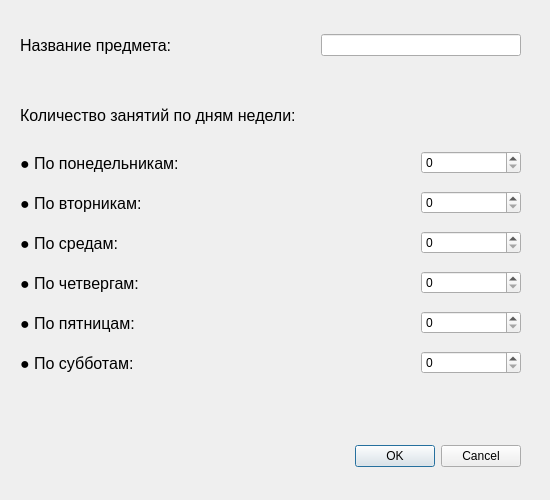
<?xml version="1.0" encoding="UTF-8"?>
<ui version="4.0">
 <class>addSubjectWindow</class>
 <widget class="QDialog" name="addSubjectWindow">
  <property name="geometry">
   <rect>
    <x>0</x>
    <y>0</y>
    <width>550</width>
    <height>500</height>
   </rect>
  </property>
  <property name="windowTitle">
   <string>Dialog</string>
  </property>
  <widget class="QDialogButtonBox" name="buttonBox">
   <property name="geometry">
    <rect>
     <x>180</x>
     <y>440</y>
     <width>341</width>
     <height>32</height>
    </rect>
   </property>
   <property name="orientation">
    <enum>Qt::Horizontal</enum>
   </property>
   <property name="standardButtons">
    <set>QDialogButtonBox::Cancel|QDialogButtonBox::Ok</set>
   </property>
  </widget>
  <widget class="QWidget" name="layoutWidget_5">
   <property name="geometry">
    <rect>
     <x>20</x>
     <y>30</y>
     <width>501</width>
     <height>31</height>
    </rect>
   </property>
   <layout class="QHBoxLayout" name="horizontalLayout_6">
    <item>
     <widget class="QLabel" name="label_6">
      <property name="font">
       <font>
        <pointsize>12</pointsize>
       </font>
      </property>
      <property name="text">
       <string>Название предмета:</string>
      </property>
     </widget>
    </item>
    <item>
     <spacer name="horizontalSpacer_6">
      <property name="orientation">
       <enum>Qt::Horizontal</enum>
      </property>
      <property name="sizeHint" stdset="0">
       <size>
        <width>100</width>
        <height>20</height>
       </size>
      </property>
     </spacer>
    </item>
    <item>
     <widget class="QLineEdit" name="subjectName">
      <property name="minimumSize">
       <size>
        <width>200</width>
        <height>0</height>
       </size>
      </property>
     </widget>
    </item>
   </layout>
  </widget>
  <widget class="QLabel" name="label_7">
   <property name="geometry">
    <rect>
     <x>20</x>
     <y>100</y>
     <width>461</width>
     <height>31</height>
    </rect>
   </property>
   <property name="font">
    <font>
     <pointsize>12</pointsize>
    </font>
   </property>
   <property name="text">
    <string>Количество занятий по дням недели:</string>
   </property>
  </widget>
  <widget class="QWidget" name="layoutWidget">
   <property name="geometry">
    <rect>
     <x>20</x>
     <y>190</y>
     <width>501</width>
     <height>26</height>
    </rect>
   </property>
   <layout class="QHBoxLayout" name="horizontalLayout_2">
    <item>
     <widget class="QLabel" name="label_9">
      <property name="font">
       <font>
        <pointsize>12</pointsize>
       </font>
      </property>
      <property name="text">
       <string>● По вторникам:</string>
      </property>
     </widget>
    </item>
    <item>
     <spacer name="horizontalSpacer_2">
      <property name="orientation">
       <enum>Qt::Horizontal</enum>
      </property>
      <property name="sizeHint" stdset="0">
       <size>
        <width>40</width>
        <height>20</height>
       </size>
      </property>
     </spacer>
    </item>
    <item>
     <widget class="QSpinBox" name="spinBox_2">
      <property name="minimumSize">
       <size>
        <width>100</width>
        <height>0</height>
       </size>
      </property>
     </widget>
    </item>
   </layout>
  </widget>
  <widget class="QWidget" name="layoutWidget_2">
   <property name="geometry">
    <rect>
     <x>20</x>
     <y>230</y>
     <width>501</width>
     <height>26</height>
    </rect>
   </property>
   <layout class="QHBoxLayout" name="horizontalLayout_3">
    <item>
     <widget class="QLabel" name="label_10">
      <property name="font">
       <font>
        <pointsize>12</pointsize>
       </font>
      </property>
      <property name="text">
       <string>● По средам:</string>
      </property>
     </widget>
    </item>
    <item>
     <spacer name="horizontalSpacer_3">
      <property name="orientation">
       <enum>Qt::Horizontal</enum>
      </property>
      <property name="sizeHint" stdset="0">
       <size>
        <width>40</width>
        <height>20</height>
       </size>
      </property>
     </spacer>
    </item>
    <item>
     <widget class="QSpinBox" name="spinBox_3">
      <property name="minimumSize">
       <size>
        <width>100</width>
        <height>0</height>
       </size>
      </property>
     </widget>
    </item>
   </layout>
  </widget>
  <widget class="QWidget" name="layoutWidget_3">
   <property name="geometry">
    <rect>
     <x>20</x>
     <y>270</y>
     <width>501</width>
     <height>26</height>
    </rect>
   </property>
   <layout class="QHBoxLayout" name="horizontalLayout_4">
    <item>
     <widget class="QLabel" name="label_11">
      <property name="font">
       <font>
        <pointsize>12</pointsize>
       </font>
      </property>
      <property name="text">
       <string>● По четвергам:</string>
      </property>
     </widget>
    </item>
    <item>
     <spacer name="horizontalSpacer_4">
      <property name="orientation">
       <enum>Qt::Horizontal</enum>
      </property>
      <property name="sizeHint" stdset="0">
       <size>
        <width>40</width>
        <height>20</height>
       </size>
      </property>
     </spacer>
    </item>
    <item>
     <widget class="QSpinBox" name="spinBox_4">
      <property name="minimumSize">
       <size>
        <width>100</width>
        <height>0</height>
       </size>
      </property>
     </widget>
    </item>
   </layout>
  </widget>
  <widget class="QWidget" name="layoutWidget_4">
   <property name="geometry">
    <rect>
     <x>20</x>
     <y>310</y>
     <width>501</width>
     <height>26</height>
    </rect>
   </property>
   <layout class="QHBoxLayout" name="horizontalLayout_5">
    <item>
     <widget class="QLabel" name="label_12">
      <property name="font">
       <font>
        <pointsize>12</pointsize>
       </font>
      </property>
      <property name="text">
       <string>● По пятницам:</string>
      </property>
     </widget>
    </item>
    <item>
     <spacer name="horizontalSpacer_5">
      <property name="orientation">
       <enum>Qt::Horizontal</enum>
      </property>
      <property name="sizeHint" stdset="0">
       <size>
        <width>40</width>
        <height>20</height>
       </size>
      </property>
     </spacer>
    </item>
    <item>
     <widget class="QSpinBox" name="spinBox_5">
      <property name="minimumSize">
       <size>
        <width>100</width>
        <height>0</height>
       </size>
      </property>
     </widget>
    </item>
   </layout>
  </widget>
  <widget class="QWidget" name="layoutWidget_6">
   <property name="geometry">
    <rect>
     <x>20</x>
     <y>350</y>
     <width>501</width>
     <height>26</height>
    </rect>
   </property>
   <layout class="QHBoxLayout" name="horizontalLayout_7">
    <item>
     <widget class="QLabel" name="label_13">
      <property name="font">
       <font>
        <pointsize>12</pointsize>
       </font>
      </property>
      <property name="text">
       <string>● По субботам:</string>
      </property>
     </widget>
    </item>
    <item>
     <spacer name="horizontalSpacer_7">
      <property name="orientation">
       <enum>Qt::Horizontal</enum>
      </property>
      <property name="sizeHint" stdset="0">
       <size>
        <width>40</width>
        <height>20</height>
       </size>
      </property>
     </spacer>
    </item>
    <item>
     <widget class="QSpinBox" name="spinBox_6">
      <property name="minimumSize">
       <size>
        <width>100</width>
        <height>0</height>
       </size>
      </property>
     </widget>
    </item>
   </layout>
  </widget>
  <widget class="QLabel" name="errorLabel">
   <property name="geometry">
    <rect>
     <x>20</x>
     <y>440</y>
     <width>261</width>
     <height>31</height>
    </rect>
   </property>
   <property name="font">
    <font>
     <pointsize>10</pointsize>
    </font>
   </property>
   <property name="styleSheet">
    <string notr="true">color: rgb(255, 0, 0);</string>
   </property>
   <property name="text">
    <string/>
   </property>
  </widget>
  <widget class="QWidget" name="layoutWidget">
   <property name="geometry">
    <rect>
     <x>20</x>
     <y>150</y>
     <width>501</width>
     <height>26</height>
    </rect>
   </property>
   <layout class="QHBoxLayout" name="horizontalLayout">
    <item>
     <widget class="QLabel" name="label_8">
      <property name="font">
       <font>
        <pointsize>12</pointsize>
       </font>
      </property>
      <property name="text">
       <string>● По понедельникам:</string>
      </property>
     </widget>
    </item>
    <item>
     <spacer name="horizontalSpacer">
      <property name="orientation">
       <enum>Qt::Horizontal</enum>
      </property>
      <property name="sizeHint" stdset="0">
       <size>
        <width>40</width>
        <height>20</height>
       </size>
      </property>
     </spacer>
    </item>
    <item>
     <widget class="QSpinBox" name="spinBox">
      <property name="minimumSize">
       <size>
        <width>100</width>
        <height>0</height>
       </size>
      </property>
     </widget>
    </item>
   </layout>
  </widget>
 </widget>
 <resources/>
 <connections>
  <connection>
   <sender>buttonBox</sender>
   <signal>rejected()</signal>
   <receiver>addSubjectWindow</receiver>
   <slot>reject()</slot>
   <hints>
    <hint type="sourcelabel">
     <x>316</x>
     <y>260</y>
    </hint>
    <hint type="destinationlabel">
     <x>286</x>
     <y>274</y>
    </hint>
   </hints>
  </connection>
 </connections>
</ui>
